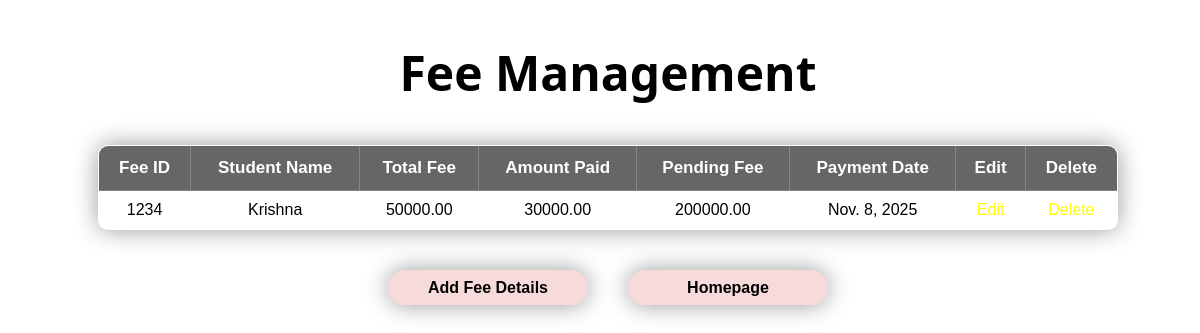
/fee/, run on an earlier commit of the app's database.
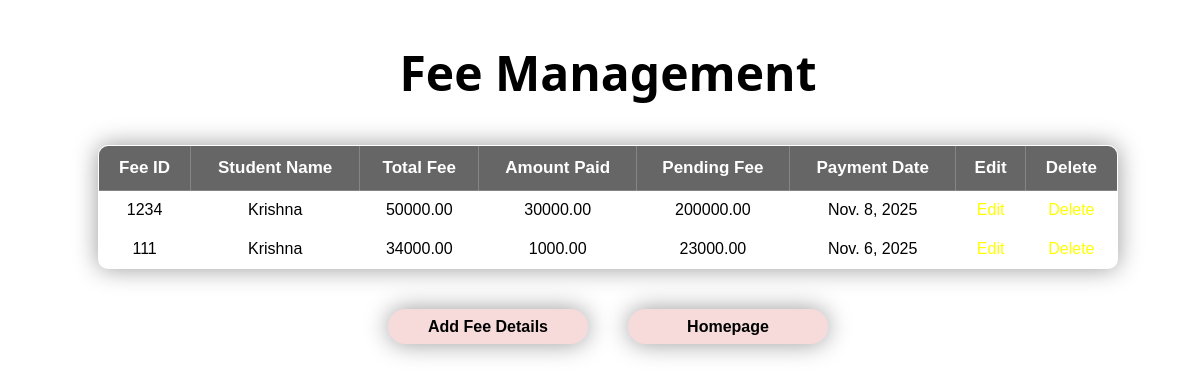
And on a later commit of the database.
### app1/models.py (models this page shows, shortened)
class Fee_Details_models(models.Model):
    Fee_id = models.IntegerField(unique=True)
    StudentName = models.CharField(max_length=100)
    Total_fee = models.DecimalField(max_digits=10,decimal_places=2)
    Amount_paid = models.DecimalField(max_digits=10, decimal_places=2)
    Pnding_fee = models.DecimalField(max_digits=10, decimal_places=2)
    Payment_date = models.DateField()

### app1/views.py (the view)
# urls.py: path('fee/',fee_Details,name='myfee'),
def fee_Details(request):
    fee = Fee_Details_models.objects.all()
    contest = {
        'fee':fee
    }
    return render(request,'frontend_app1/feetable.html',contest)

### template/frontend_app1/feetable.html (shortened to what this page needs)
{% load static %}
<!DOCTYPE html>
<html lang="en">
<head>
    <link rel="stylesheet" href="{% static 'CSS/feetable.css' %}">
</head>
<body>
    <h1>Fee Management</h1>
    <div class="main-container">
        <table border="2">
            <tr>
                <th>Fee ID</th>
                <th>Student Name</th>
                <th>Total Fee</th>
                <th>Amount Paid</th>
                <th>Pending Fee</th>
                <th>Payment Date</th>
                <th>Edit</th>
                <th>Delete</th>
            </tr>
            {% for x in fee %}
            <tr>
                <td>{{x.Fee_id}}</td>
                <td>{{x.StudentName}}</td>
                <td>{{x.Total_fee}}</td>
                <td>{{x.Amount_paid}}</td>
                <td>{{x.Pnding_fee}}</td>
                <td>{{x.Payment_date}}</td>
                <td><a href="{% url 'feeupdate' x.id %}">Edit</a></td>
                <td><a href="{% url 'feedelete' x.id %}" onclick="return confirm('are sure to delete data')">Delete</a></td>
            </tr>
            {% endfor %}
        </table>
        <div class="btn-container">
            <a href="{% url 'myfeeform' %}"><button class="btn1">Add Fee Details</button></a>
            <a href="{% url 'myhomepage' %}"><button class="btn2">Homepage</button></a>
        </div>
    </div>
</body>
</html>

What changed in the data, as far as the page shows it:
added Fee_Details_models: Fee_id "111", StudentName "Krishna", Total_fee "34000.00", Amount_paid "1000.00", Pnding_fee "23000.00", Payment_date "Nov. 6, 2025"
